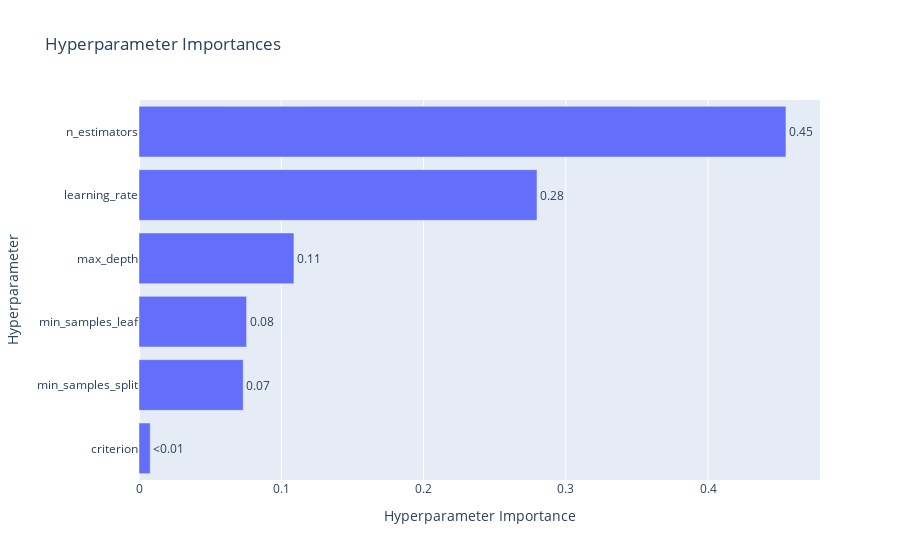

Notebook source saved alongside this figure:
### Code cell
oviz.plot_param_importances(study03)

### Figure 1 — Plotly figure (JSON) as saved in the notebook; plotly's stock layout.template omitted (floating-point values rounded to 4 significant figures)
{"data": [{"cliponaxis": false, "hovertemplate": ["criterion (CategoricalDistribution): 0.007857501000406407<extra></extra>", "min_samples_split (IntDistribution): 0.07324827913751229<extra></extra>", "min_samples_leaf (IntDistribution): 0.07561669196958248<extra></extra>", "max_depth (IntDistribution): 0.10889457201173677<extra></extra>", "learning_rate (FloatDistribution): 0.27970672393483964<extra></extra>", "n_estimators (IntDistribution): 0.4546762319459224<extra></extra>"], "name": "Objective Value", "orientation": "h", "text": ["<0.01", "0.07", "0.08", "0.11", "0.28", "0.45"], "textposition": "outside", "type": "bar", "x": [0.007858, 0.07325, 0.07562, 0.1089, 0.2797, 0.4547], "y": ["criterion", "min_samples_split", "min_samples_leaf", "max_depth", "learning_rate", "n_estimators"]}], "layout": {"title": {"text": "Hyperparameter Importances"}, "xaxis": {"title": {"text": "Hyperparameter Importance"}}, "yaxis": {"title": {"text": "Hyperparameter"}}}}
